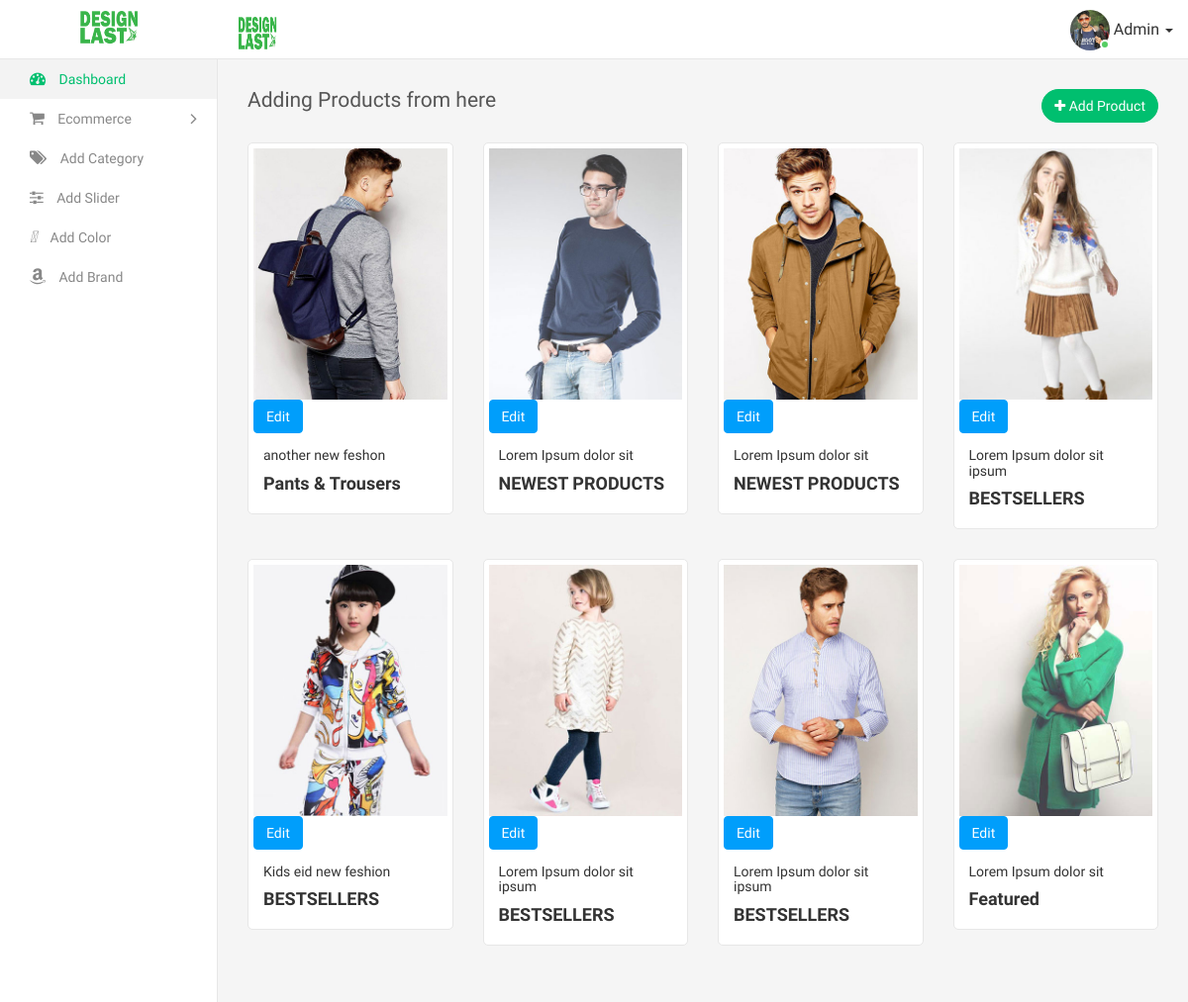
/products/, run on an earlier commit of the app's database.
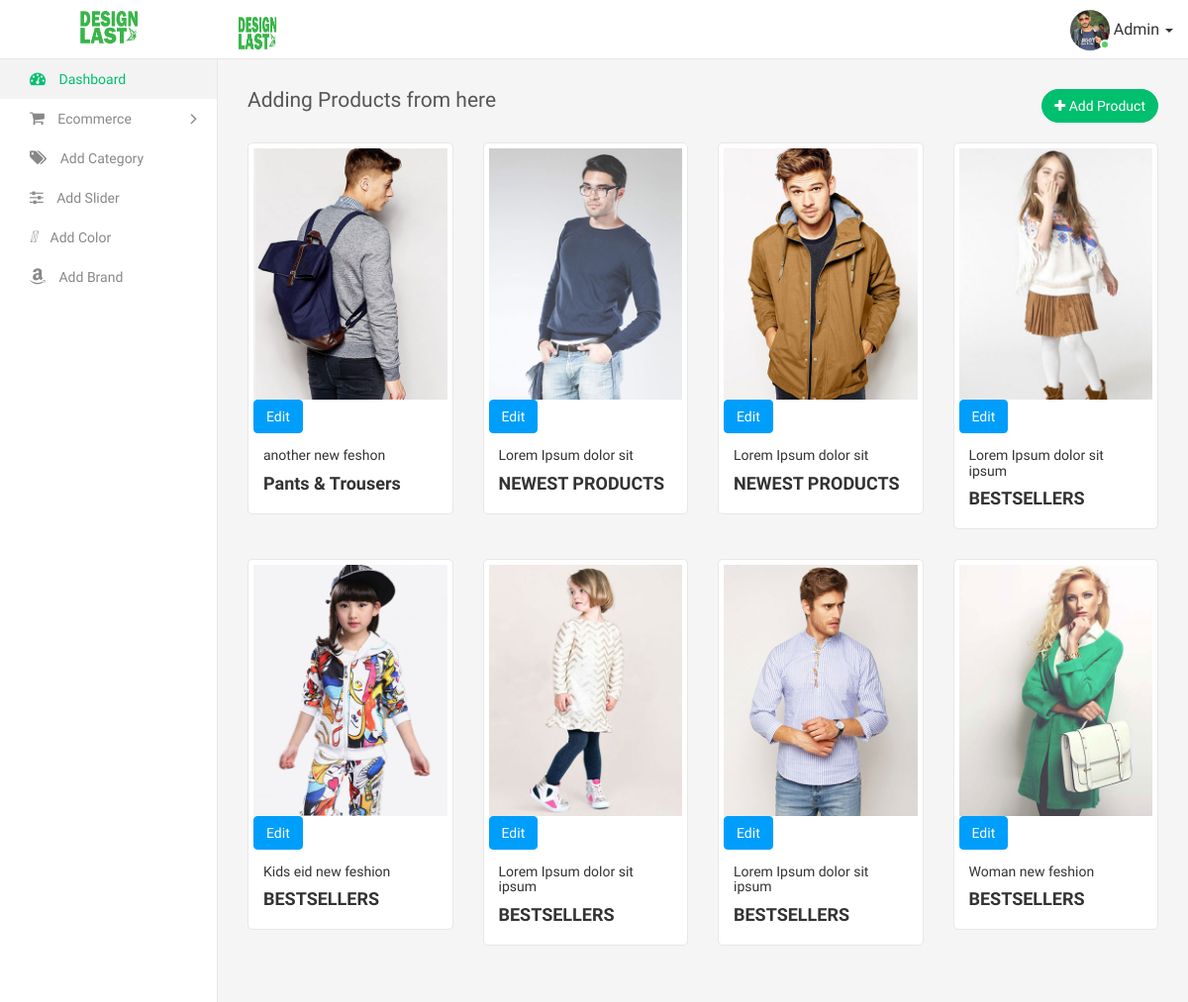
And on a later commit of the database.
### shopapp/models.py (models this page shows, shortened)
class Product(models.Model):
    name = models.CharField(max_length = 100)
    product_code = models.IntegerField(blank = True, null = True)
    price = models.IntegerField()
    discount_price = models.IntegerField(blank = True, null = True)
    discount_off_price = models.IntegerField(blank = True, null = True)
    category = models.ForeignKey(Category, on_delete = models.CASCADE)
    color = models.ForeignKey(Color, on_delete = models.CASCADE)
    brand_name = models.ForeignKey(Brand, on_delete = models.CASCADE)
    image = models.ImageField(upload_to = 'product')
    order_now_link = models.URLField(max_length=200, blank=False)
    description = models.TextField()
    publish_on = models.DateTimeField(auto_now = False, auto_now_add = True)
    update_on = models.DateTimeField(auto_now = False, auto_now_add = True)

class Category(models.Model):
    name = models.CharField(max_length = 20, unique = True)
    create_at = models.DateTimeField(auto_now = True, auto_now_add = False)
    def __str__(self):
        return self.name

### shopapp/views.py (the view)
# urls.py: path('products/', Products_View.as_view(), name = 'Products_View'),
class Products_View(View):
    def get(self, request):
        products = Product.objects.all()[:8]
        context = {
            'products' : products
        }
        template_name = 'admin/products.html'
        return render(request, template_name, context)

### templates/admin/products.html (shortened to what this page needs)
{% extends 'app/base_admin.html' %}
{% load static %}
{% block body %}
        <div class="page-wrapper">
            <div class="content container-fluid">
                <div class="row">
                    <div class="col-sm-4 col-xs-3">
                        <h4 class="page-title">Adding Products from here</h4>
                    </div>
                    <div class="col-sm-8 col-xs-9 text-right m-b-20">
                        <a href="{% url 'add_prodct_views' %}" class="btn btn-primary rounded pull-right"><i class="fa fa-plus"></i> Add Product</a>
                    </div>
                </div>
                <div class="row">
                  {% if products %}
                  {% for item in products %}
                    <div class="col-lg-3 col-md-4 col-sm-6 col-xs-12">
                        <div class="product">
                            <div class="product-inner">
                                <img alt="alt" src="/media/{{item.image}}">
                                <a href="{% url 'edit_product_views' item.id %}" class="btn btn-info proedit-btn">Edit</a>
                            </div>
                            <div class="pro-desc">
                                <h5>{{item.name}}</h5>
                                <div class="price">{{item.category}}</div>
                            </div>
                        </div>
                    </div>
                    {% endfor %}
                    {% endif %}
                </div>
            </div>
        </div>
    </div>
{% endblock %}

### templates/app/base_admin.html (shortened to what this page needs)
{% load static %}
<!DOCTYPE html>
<html>
<head>
    <link rel="stylesheet" type="text/css" href="{% static 'assets/css/bootstrap.min.css' %}">
    <link rel="stylesheet" type="text/css" href="{% static 'assets/css/font-awesome.min.css' %}">
    <link rel="stylesheet" type="text/css" href="{% static 'assets/css/fullcalendar.min.css' %}">
    <link rel="stylesheet" type="text/css" href="{% static 'assets/css/dataTables.bootstrap.min.css' %}">
    <link rel="stylesheet" type="text/css" href="{% static 'assets/css/select2.min.css' %}">
    <link rel="stylesheet" type="text/css" href="{% static 'assets/css/bootstrap-datetimepicker.min.css' %}">
    <link rel="stylesheet" type="text/css" href="{% static 'assets/plugins/morris/morris.css' %}">
    <link rel="stylesheet" type="text/css" href="{% static 'assets/css/style.css' %}">
</head>
<body>
    <div class="main-wrapper">
        <div class="header">
            <div class="header-left">
                <a href="{% url 'dashboard_views' %}" class="logo">
                    <img src="{% static 'assets/img/logo.png' %}" width="60" height="40" alt="">
                </a>
            </div>
            <div class="page-title-box pull-left">
                <img src="assets/img/logo.png" width="40" height="40" alt="">
            </div>
            <ul class="nav navbar-nav navbar-right user-menu pull-right">
                <li class="dropdown">
                    <a href="profile.html" class="dropdown-toggle user-link" data-toggle="dropdown" title="Admin">
                        <span class="user-img"><img class="img-circle" src="{% static 'assets/img/user.jpg' %}" width="40" alt="Admin">
							<span class="status online"></span></span>
                        <span>Admin</span>
                        <i class="caret"></i>
                    </a>
                </li>
            </ul>
        </div>
        <div class="sidebar" id="sidebar">
            <div class="sidebar-inner slimscroll">
                <div id="sidebar-menu" class="sidebar-menu">
                    <ul>
                        <li class="active">
                            <a href="{% url 'dashboard_views' %}"><i class="fa fa-dashboard"></i> Dashboard</a>
                        </li>
                        <li class="submenu">
                            <a href="#"><i class="fa fa-shopping-cart" aria-hidden="true"></i> <span> Ecommerce </span> <span class="menu-arrow"></span></a>
                        </li>
                        <li><a href="{% url 'category_views' %}"><i class="fa fa-tags" aria-hidden="true"></i>  Add Category </a></li>
                        <li><a href="{% url 'slider_views' %}"><i class="fa fa-sliders" aria-hidden="true"></i> Add Slider </a></li>
                        <li><a href="{% url 'add_Color_Views' %}"><i class="fas fa-paint-brush"></i>  Add Color </a></li>
                        <li><a href="{% url 'adding_brand_views' %}"><i class="fa fa-amazon"></i> Add Brand </a></li>
                    </ul>
                </div>
            </div>
        </div>
{% block body %}
{% endblock %}
</body>
</html>

What changed in the data, as far as the page shows it:
changed Product: name "Lorem Ipsum dolor sit" → "Woman new feshion"; category "Featured" → "BESTSELLERS"
